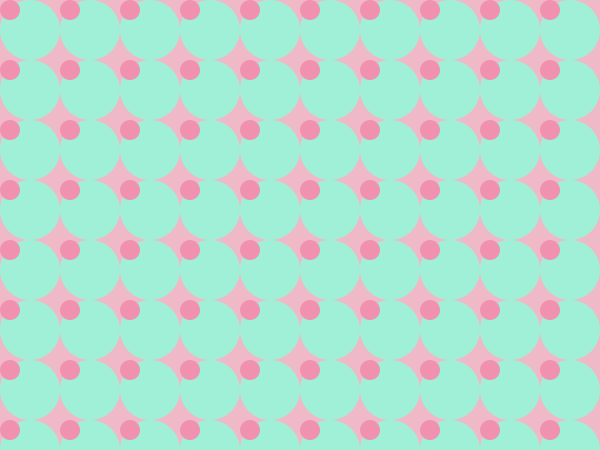
Frame 1 (no input)
Frame 60 (the mouse pressed at the canvas centre just before this capture): identical to frame 1, image omitted
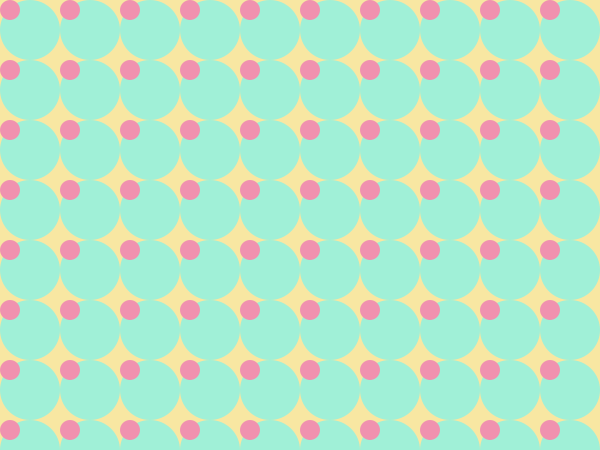
Frame 120 (the mouse held since frame 60 and released just before this capture)

The Processing sketch that drew these frames (run headless with seeded random() and noise(); from frame 60 on, the mouse is pressed at the canvas centre):

// Processing sketch: EXAMEN_
// ── EXAMEN_.pde
int columnas = 10;
int filas = 10;
int p = 60; //ancho, alto del circulo
int col = 10;
int fil = 10;
int d = 20;
//color micolor = color (249, 251, 185);
//color lol = color (245, 217, 0);

color micolor =  color(160, 240, 215);
color lol =  color(240, 145, 175);

void setup() {
  size(600, 450);
}

void draw() {
  background(240, 185, 200);


  if (mousePressed) {
    background(248, 231, 162);
  }

  //for es para repetir
  // + + significa mas 1
  for (int i = 0; i < columnas; i++) {
    for (int j = 0; j < columnas; j++) {
      noStroke();
      ellipseMode(CORNER); //este modo hace que las elipses parta desde el vertice 0,0
      fill(micolor);
      ellipse(i*p, j*p, p, p); //lo multiplico por 100 para qu etenga el espacio entremedio
      //i*p lo multiplique en tamaño
    }
  }

  //for es para repetir
  // + + significa mas 1
  for (int i = 0; i < col; i++) {
    for (int j = 0; j < col; j++) {
      noStroke();
      ellipseMode(CORNER); //este modo hace que las elipses parta desde el vertice 0,0
      fill(lol);

      ellipse(i*p, j*p, d, d); //lo multiplico por 100 para qu etenga el espacio entremedio
      //i*p lo multiplique en tamaño
    }
  }
}
void keyPressed() {
  if (key=='q') {
    micolor = color(160, 240, 215);
    lol = color(240, 145, 175);
  } else if (key=='m') {
    micolor = color(203, 254, 255);
    lol = color(51, 133, 134);
  } else if (key=='p') {
    micolor = color(203, 254, 197);
    lol = color(99, 203, 86);
  }
}
